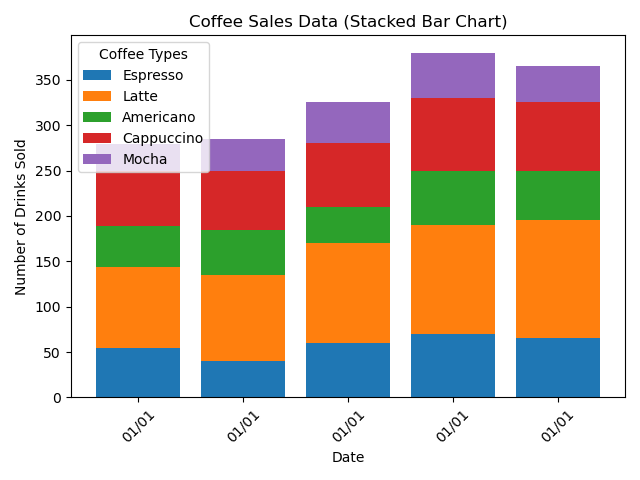

Source code (Python):

import matplotlib.pyplot as plt
from datetime import datetime

# Your provided data
data = [
    {'Date': '2023-03-01', 'Espresso': 55, 'Latte': 89, 'Americano': 45, 'Cappuccino': 60, 'Mocha': 30},
    {'Date': '2023-03-02', 'Espresso': 40, 'Latte': 95, 'Americano': 50, 'Cappuccino': 65, 'Mocha': 35},
    {'Date': '2023-03-03', 'Espresso': 60, 'Latte': 110, 'Americano': 40, 'Cappuccino': 70, 'Mocha': 45},
    {'Date': '2023-03-04', 'Espresso': 70, 'Latte': 120, 'Americano': 60, 'Cappuccino': 80, 'Mocha': 50},
    {'Date': '2023-03-05', 'Espresso': 65, 'Latte': 130, 'Americano': 55, 'Cappuccino': 75, 'Mocha': 40}
]

# Convert date strings to datetime objects for better x-axis formatting
dates = [datetime.strptime(d['Date'], '%Y-%m-%d') for d in data]

# Separate the coffee types into their own lists for plotting
espresso = [d['Espresso'] for d in data]
latte = [d['Latte'] for d in data]
americano = [d['Americano'] for d in data]
cappuccino = [d['Cappuccino'] for d in data]
mocha = [d['Mocha'] for d in data]

# We create a bottom for the "stack" by cumulatively summing the heights of the bars below
latte_bottom = espresso
americano_bottom = [i+j for i,j in zip(latte_bottom, latte)]
cappuccino_bottom = [i+j for i,j in zip(americano_bottom, americano)]
mocha_bottom = [i+j for i,j in zip(cappuccino_bottom, cappuccino)]

# Plot
fig, ax = plt.subplots()

ax.bar(dates, espresso, label='Espresso')
ax.bar(dates, latte, bottom=latte_bottom, label='Latte')
ax.bar(dates, americano, bottom=americano_bottom, label='Americano')
ax.bar(dates, cappuccino, bottom=cappuccino_bottom, label='Cappuccino')
ax.bar(dates, mocha, bottom=mocha_bottom, label='Mocha')

# Format the date on the x-axis
date_format = "%m/%d"
ax.xaxis.set_major_formatter(plt.FuncFormatter(lambda x, _: datetime.strftime(datetime.utcfromtimestamp(x), date_format)))

# Adding details
plt.title('Coffee Sales Data (Stacked Bar Chart)')
plt.xlabel('Date')
plt.ylabel('Number of Drinks Sold')
plt.xticks(rotation=45)  # Rotate dates for better visibility
plt.legend(title='Coffee Types')

# Display the resulting plot
plt.tight_layout()  # Adjust the plot to ensure there's enough space for the date labels
plt.show()
